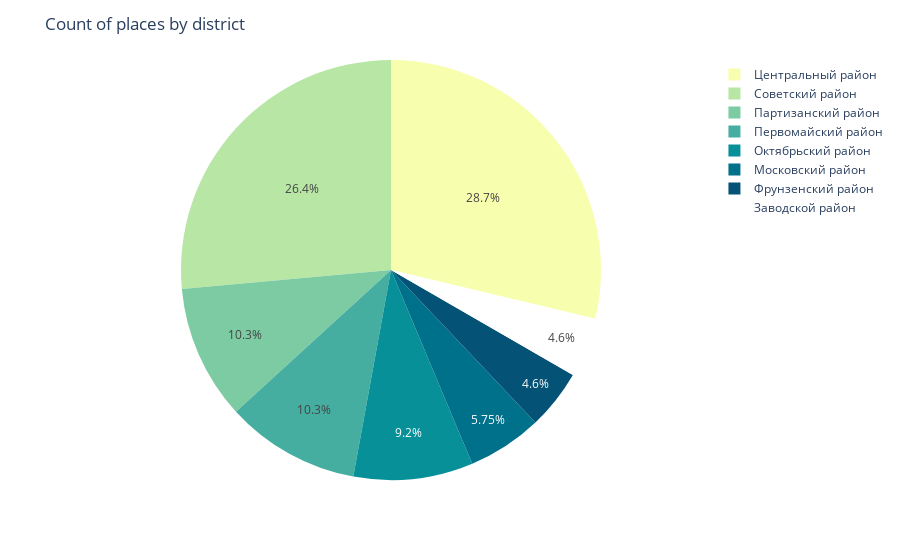

Notebook code cell kept with this figure:
### Code cell
district_labels = bakery_full_df['district'].value_counts().index
district_values = bakery_full_df['district'].value_counts().values

fig = px.pie(bakery_full_df, values=district_values, names=district_labels,
            color_discrete_sequence=px.colors.sequential.Bluyl)
fig.update_layout(
    title = 'Count of places by district')
fig.show()

### Figure 1 — Plotly figure (JSON) as saved in the notebook; plotly's stock layout.template omitted (floating-point values rounded to 4 significant figures)
{"data": [{"domain": {"x": [0, 1], "y": [0, 1]}, "hovertemplate": "label=%{label}<br>value=%{value}<extra></extra>", "labels": ["Центральный район", "Советский район", "Партизанский район", "Первомайский район", "Октябрьский район", "Московский район", "Фрунзенский район", "Заводской район"], "legendgroup": "", "name": "", "showlegend": true, "type": "pie", "values": [25, 23, 9, 9, 8, 5, 4, 4]}], "layout": {"legend": {"tracegroupgap": 0}, "margin": {"t": 60}, "piecolorway": ["rgb(247, 254, 174)", "rgb(183, 230, 165)", "rgb(124, 203, 162)", "rgb(70, 174, 160)", "rgb(8, 144, 153)", "rgb(0, 113, 139)", "rgb(4, 82, 117)"], "title": {"text": "Count of places by district"}}}
